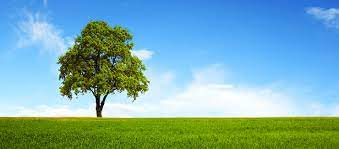
#> input picture temel_islemler/img_1.png, 339 x 149 px
$ python thresholding2.py
#> lines starting #> are read from the running program, lines starting #| are printed output that depends on the picture; after the words box and inside, x2 and y2 are one past the last pixel; in counts of white or black regions, pixels touching at a corner belong together

import cv2
from matplotlib import pyplot as plt

img = cv2.imread("img_1.png",0)
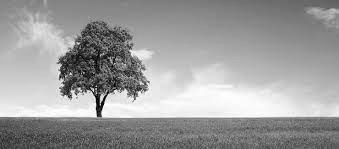
#> img: shape (149, 339); min 0, max 255, mean 156.8
"""img = cv2.cvtColor(img,cv2.COLOR_BGR2GRAY)


plt.figure()
plt.imshow(img, cmap = "gray")
plt.axis("off")
plt.show()"""

_,thresh = cv2.threshold(img,100,255, cv2.THRESH_BINARY)
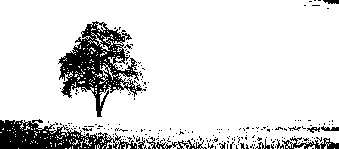
#> thresh: shape (149, 339); 86.6% white; 214 black regions (201 under 20 px), largest, box (x1, y1, x2, y2) and area: (58, 21, 146, 117) 3176, (0, 119, 137, 149) 2146, (282, 137, 339, 149) 296

thresh2 = cv2.adaptiveThreshold(img,255,cv2.ADAPTIVE_THRESH_MEAN_C,cv2.THRESH_BINARY,11,8)
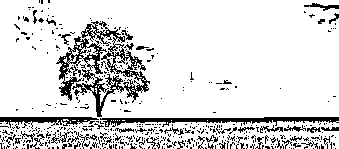
#> thresh2: shape (149, 339); 85.3% white; black in thin lines or dots


cv2.imshow("img",img)
cv2.imshow("THRESH",thresh)
cv2.imshow("THRESH2",thresh2)
cv2.waitKey(0)
cv2.destroyAllWindows()

$ run again, with temel_islemler/img.png copied over temel_islemler/img_1.png
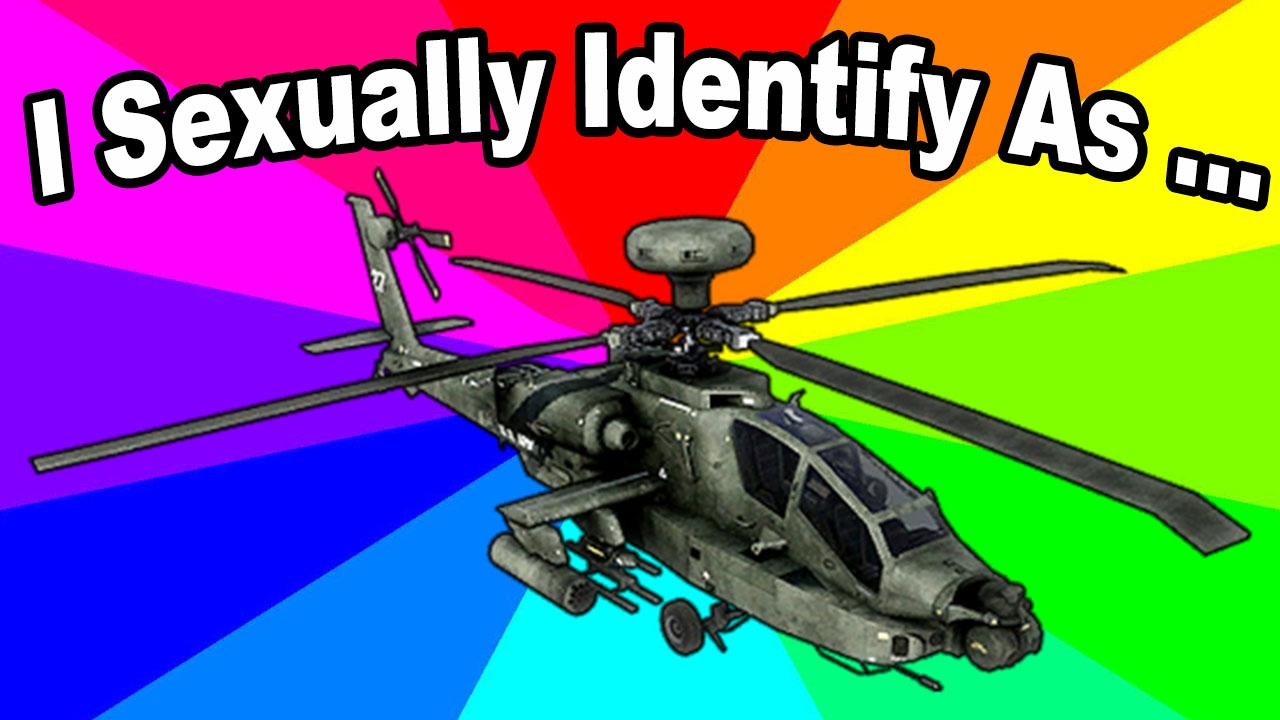
#> input picture temel_islemler/img.png, 1280 x 720 px
#> `_,thresh = cv2.threshold(img,100,255, cv2.THRESH_BINARY)`:
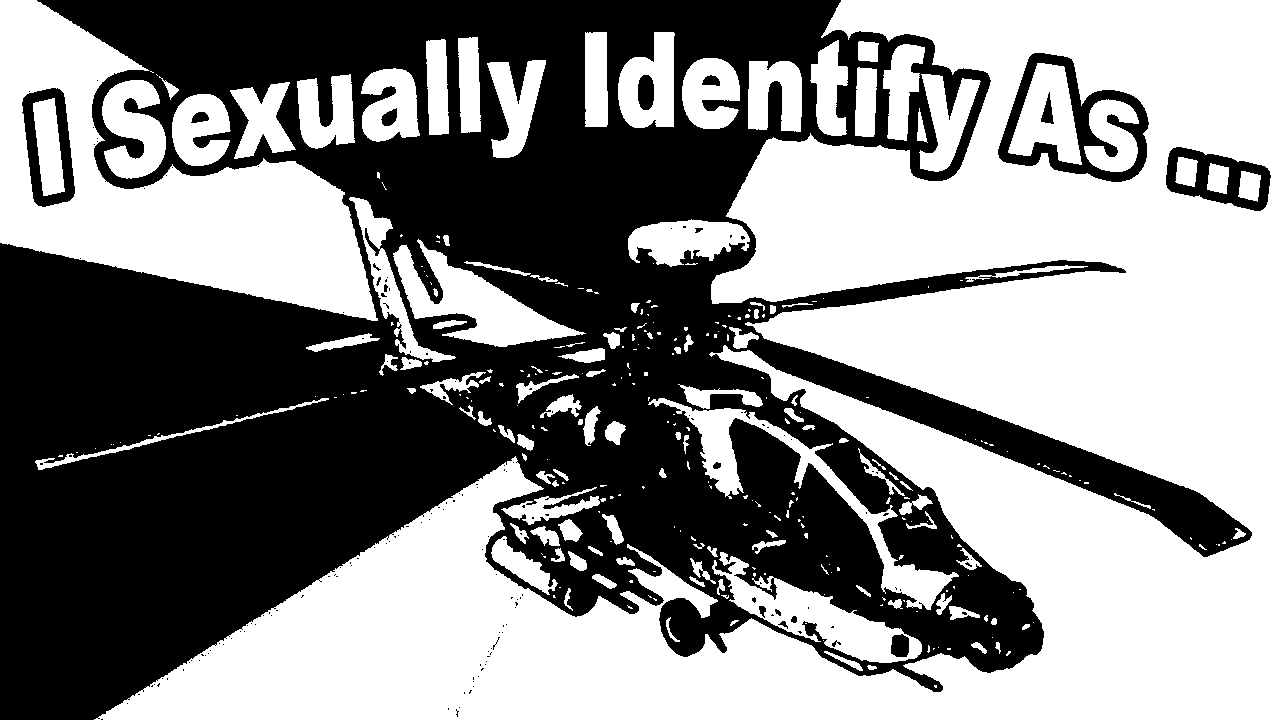
#> thresh: shape (720, 1280); 53.4% white; 169 black regions (149 under 20 px), largest, box (x1, y1, x2, y2) and area: (0, 0, 1252, 720) 415372, (998, 53, 1149, 182) 5735, (1166, 147, 1271, 211) 3007
#> `thresh2 = cv2.adaptiveThreshold(img,255,cv2.ADAPTIVE_THRESH_MEAN_C,cv2..`:
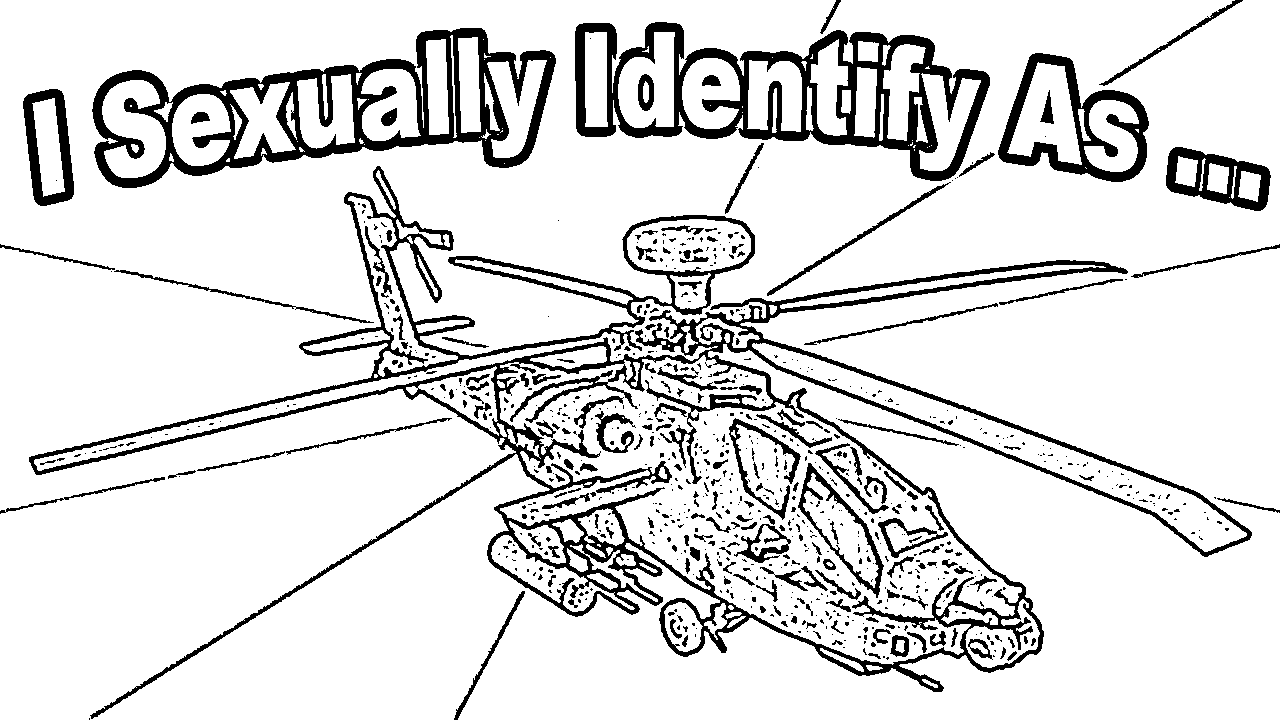
#> thresh2: shape (720, 1280); 86.9% white; 792 black regions (584 under 20 px), largest, box (x1, y1, x2, y2) and area: (29, 166, 1252, 719) 46786, (92, 28, 556, 188) 18790, (575, 22, 990, 181) 17572
